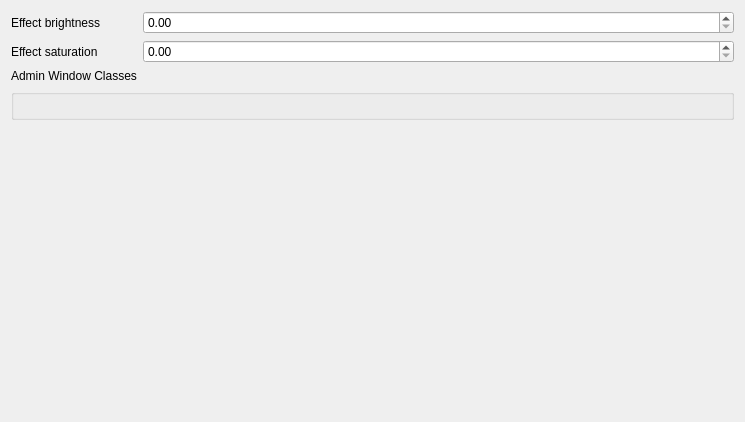
<?xml version="1.0" encoding="UTF-8"?>
<ui version="4.0">
 <class>KWin::DimscreenEnhancedConfigForm</class>
 <widget class="QWidget" name="KWin::DimscreenEnhancedConfigForm">
  <property name="geometry">
   <rect>
    <x>0</x>
    <y>0</y>
    <width>745</width>
    <height>422</height>
   </rect>
  </property>
  <property name="windowTitle">
   <string>Dimscreen Enhanced</string>
  </property>
  <layout class="QFormLayout" name="formLayout">
   <item row="3" column="0">
    <widget class="QLabel" name="label">
     <property name="text">
      <string>Admin Window Classes</string>
     </property>
    </widget>
   </item>
   <item row="4" column="0" colspan="2">
    <widget class="KEditListBox" name="kcfg_WindowClasses"/>
   </item>
   <item row="0" column="0">
    <widget class="QLabel" name="label1">
     <property name="text">
      <string>Effect brightness</string>
     </property>
    </widget>
   </item>
   <item row="0" column="1">
    <widget class="QDoubleSpinBox" name="kcfg_Brightness">
     <property name="maximum">
      <double>1.000000000000000</double>
     </property>
     <property name="singleStep">
      <double>0.010000000000000</double>
     </property>
     <property name="stepType">
      <enum>QAbstractSpinBox::DefaultStepType</enum>
     </property>
    </widget>
   </item>
   <item row="1" column="0">
    <widget class="QLabel" name="label2">
     <property name="text">
      <string>Effect saturation</string>
     </property>
    </widget>
   </item>
   <item row="1" column="1">
    <widget class="QDoubleSpinBox" name="kcfg_Saturation">
     <property name="maximum">
      <double>1.000000000000000</double>
     </property>
     <property name="singleStep">
      <double>0.010000000000000</double>
     </property>
    </widget>
   </item>
  </layout>
 </widget>
 <customwidgets>
  <customwidget>
   <class>KEditListBox</class>
   <extends>QGroupBox</extends>
   <header>keditlistbox.h</header>
  </customwidget>
 </customwidgets>
 <resources/>
 <connections/>
</ui>
